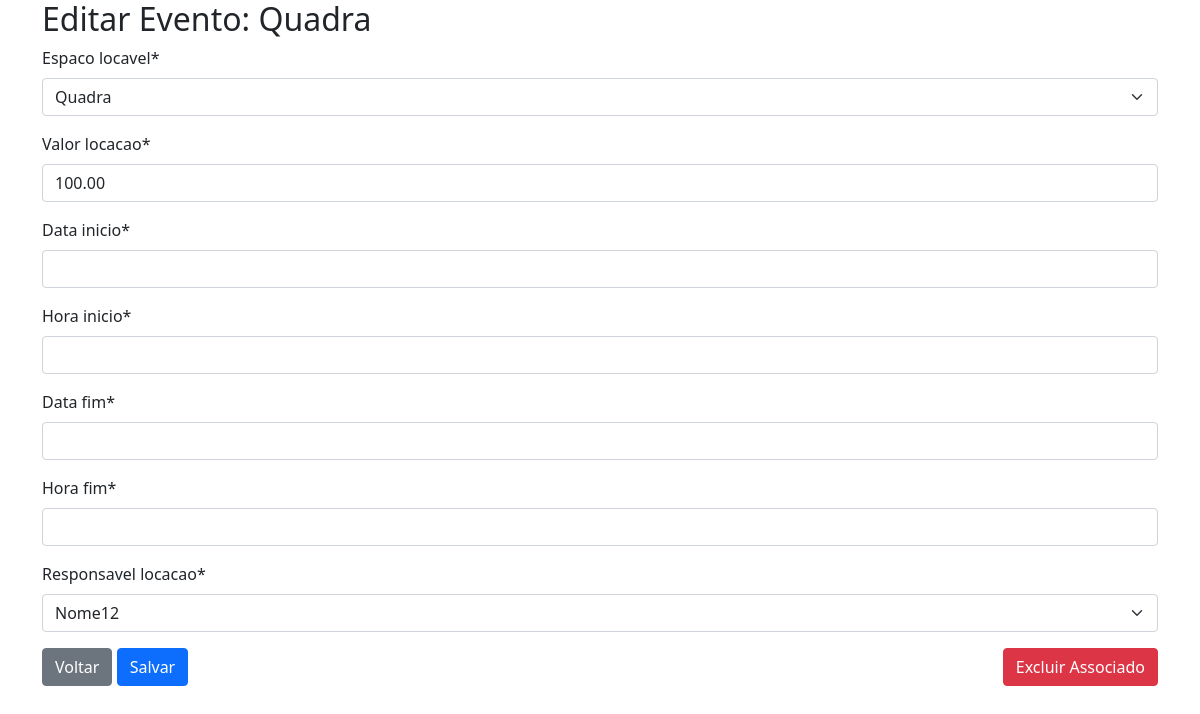
The page /agenda/1/edit/ on the database its author committed.
### clube/models.py (models this page shows)
class Agenda(models.Model):
    espaco_locavel = models.ForeignKey(EspacoLocavel, on_delete=models.CASCADE)
    valor_locacao = models.DecimalField(max_digits=10, decimal_places=2)
    data_inicio = models.DateField()
    hora_inicio = models.TimeField()
    data_fim = models.DateField()
    hora_fim = models.TimeField()
    responsavel_locacao = models.ForeignKey(Associado, on_delete=models.CASCADE)
    convidados = models.ManyToManyField(Convidado, blank=True)

### clube/views.py (the view)
# urls.py: path('agenda/<int:pk>/edit/', AgendaUpdateView.as_view(), name='agenda_edit'),
class AgendaUpdateView(UpdateView):
    model = Agenda
    form_class = AgendaForm
    template_name = 'agenda/agenda_edit.html'
    success_url = reverse_lazy('agenda_list')  # Redirect to your agenda list view
    def get_context_data(self, **kwargs):
        context = super().get_context_data(**kwargs)
        context['existing_convidados'] = Convidado.objects.all()
        return context

### clube/forms.py
class AgendaForm(forms.ModelForm):
    class Meta:
        model = Agenda
        exclude = ['convidados']

### clube/models.py (called while the page is built)
    def __str__(self):
        return self.nome

    def __str__(self):
        return self.nome

### clube/templates/agenda/agenda_edit.html (shortened to what this page needs)
{% load crispy_forms_tags %}
<head>
    <link href="https://cdn.jsdelivr.net/npm/bootstrap@5.0.2/dist/css/bootstrap.min.css" rel="stylesheet">
</head>
<body>
    <main class="container">
        <h2>Editar Evento: {{ object.espaco_locavel }}</h2>
        <form method="post">
            {{ form|crispy }}
            <a class="btn btn-secondary" href="{% url 'agenda_list' %}">Voltar</a>
            <button class="btn btn-primary" type="submit">Salvar</button>
            <button style="float: right;" type="button" class="btn btn-danger" data-bs-toggle="modal" data-bs-target="#confirmDeleteModal">
            Excluir Associado
          </button>
        </form>
    </main>
</body>

### rows shown on the page
Agenda: espaco_locavel "Quadra", valor_locacao "100.00", responsavel_locacao "Nome12"
